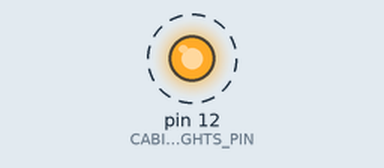
This sketch was run on a simulated Arduino Uno, built with avr-gcc and run on an emulated ATmega328P. Shown: output pins drawn as LEDs (lit = HIGH). Dashed ring = blinking.

Above: at 0.5 s.
Timing chart, 0 to 3.0 s (numbered marks = the images above):
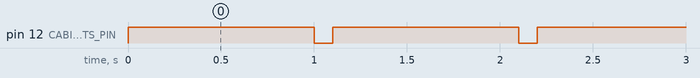

The sketch:

d02_Cabin_Lights.ino
```cpp
// Arduino Header File
#include "Arduino.h"

//Configure Cabin Lights PIN OUT Constant
#define CABIN_LIGHTS_PIN 12


void setup() {
  //Set cabin lights pin as output to illuminate ship
  pinMode(CABIN_LIGHTS_PIN, OUTPUT);
}

void loop() {
  digitalWrite(CABIN_LIGHTS_PIN, HIGH);
  delay(1000);
  digitalWrite(CABIN_LIGHTS_PIN, LOW);
  delay(100);

}
```

Measured:
- by itself, pin 12 (CABIN_LIGHTS_PIN): alternates HIGH for 1.0 s and LOW for 0.10 s
